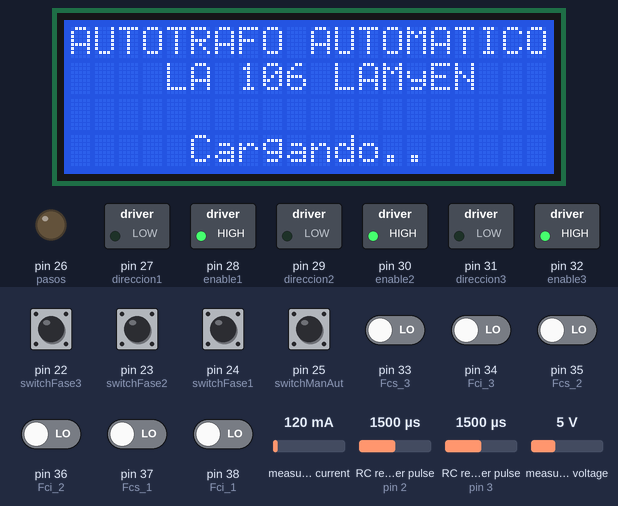
This sketch was run on a simulated Arduino Mega 2560, built with avr-gcc and run on an emulated ATmega2560. Shown: 20×4 character LCD, switched loads named in the sketch (green lamp = pin HIGH), output pins drawn as LEDs (lit = HIGH). Wiring (inferred from the names in the program): 2 × RC receiver channel: data pin 2 / data pin 3. Inputs (shaded band) come from the test bench; at power-on: pin 22 (switchFase3), pin 23 (switchFase2), pin 24 (switchFase1), pin 25 (switchManAut) HIGH, pin 33 (Fcs_3), pin 34 (Fci_3), pin 35 (Fcs_2), pin 36 (Fci_2), pin 37 (Fcs_1), pin 38 (Fci_1) LOW, measured current 120 mA, RC receiver pulse (sensors on pin 2, pin 3) 1500 µs, measured voltage 5 V. What the sketch prints to the serial monitor is not drawn.

Above: at 1.2 s.
At 7.5 s:
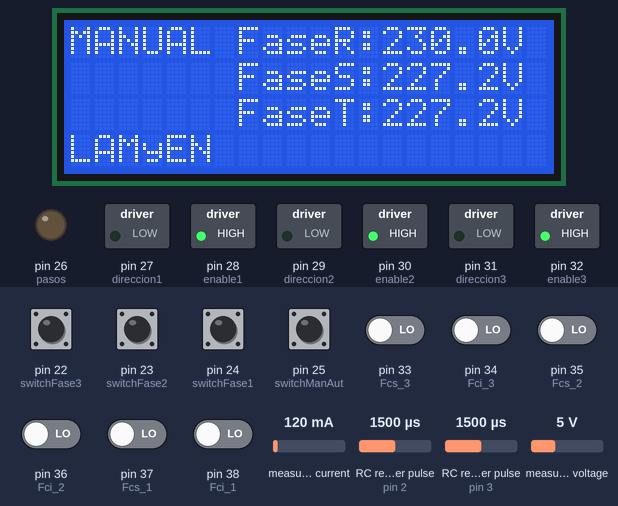
7.6 s: pin 25 (switchManAut) pulled LOW for 0.15 s
At 8.7 s:
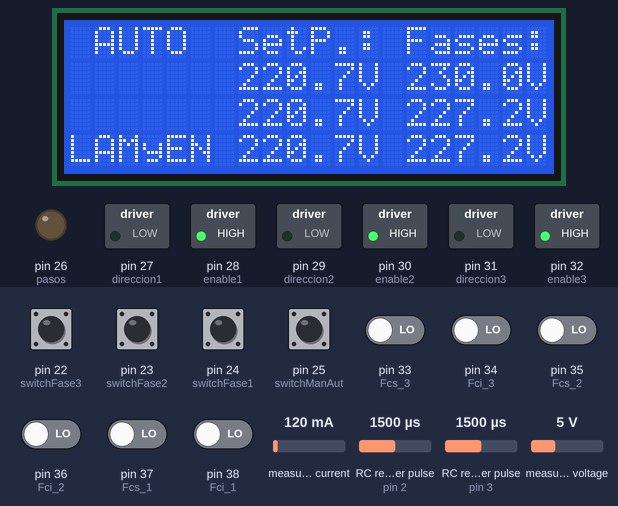
10.4 s: pin 33 (Fcs_3) driven HIGH
13.6 s: pin 34 (Fci_3) driven HIGH
At 15.7 s:
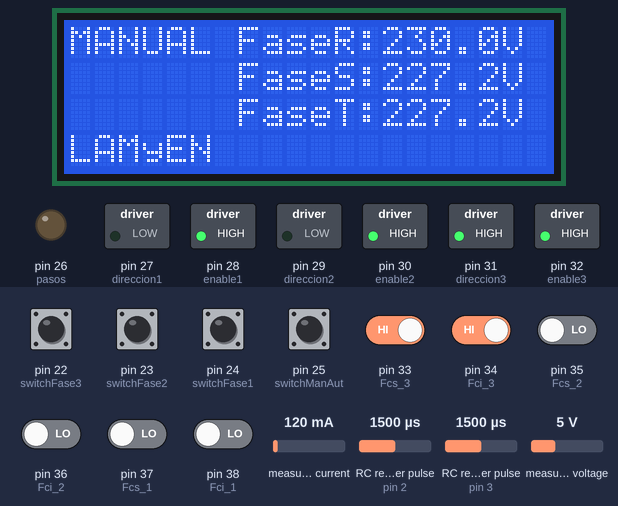
16.8 s: pin 35 (Fcs_2) driven HIGH
20.0 s: pin 25 (switchManAut) pulled LOW for 1 s
At 21.1 s:
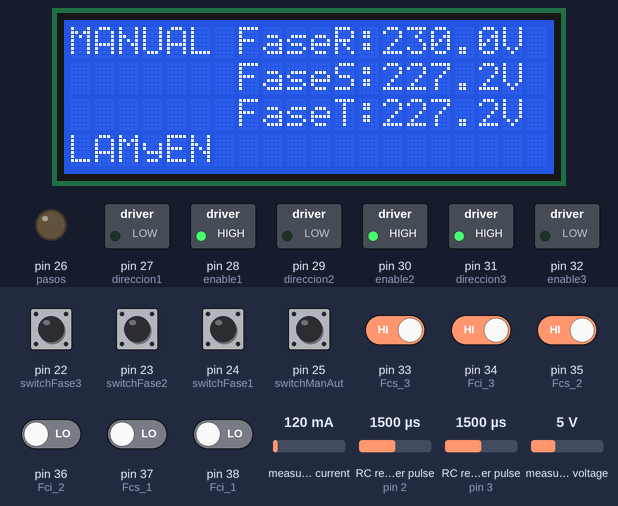
21.6 s: pin 36 (Fci_2) driven HIGH
At 24.2 s:
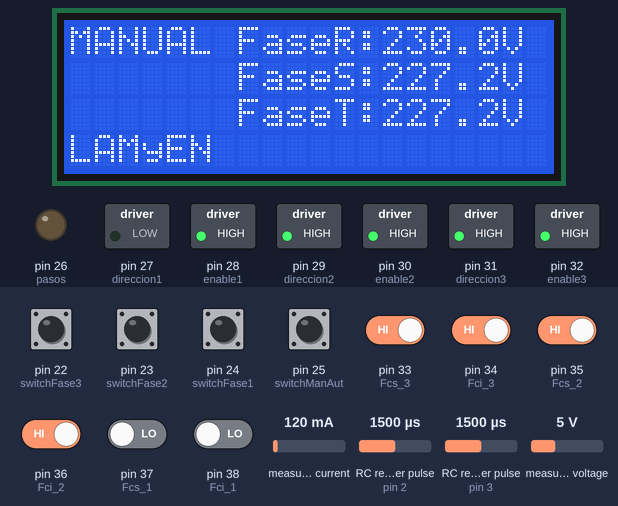
Timing chart, 0 to 37.8 s (numbered marks = the images above; inputs shaded):
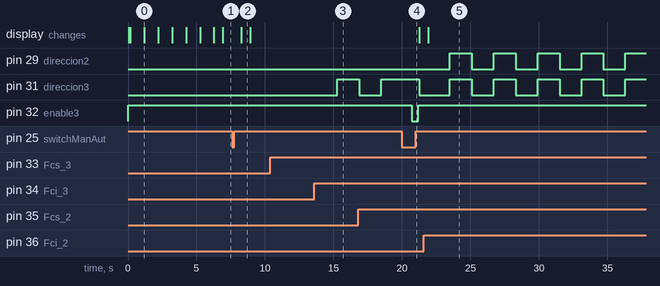

The sketch:

ATA_LAMyEN_WJV_LEC_Modo_Manual_1.0.ino
```cpp
#include <LiquidCrystal_I2C.h>
LiquidCrystal_I2C lcd(0x3F, 20, 4); //Direccion de LCD
#include <Wire.h>

#include "EmonLib.h"             // Include Emon Library
EnergyMonitor emon1;             // Create an instance 1
EnergyMonitor emon2;             // Create an instance 2
EnergyMonitor emon3;             // Create an instance 3


//----variables para sensor de tension-----

int i = 0;

float tenvals1 = 0.0;
float tenvals2 = 0.0;
float tenvals3 = 0.0;

float Vrms1 = 0.0;
float Vrms2 = 0.0;
float Vrms3 = 0.0;

//----------------------------------------

float LimSup1 , LimInf1, LimSup2 , LimInf2, LimSup3 , LimInf3;

float setPointFase1 = 220;
float setPointFase2 = 220;
float setPointFase3 = 220;
float Fase1, Fase2, Fase3;

int lectura1, lectura2, lectura3;

int switchFase1 = 24; //22; Se invirtió ya que no coinciden en el equipo R,S,T
int switchFase2 = 23;
int switchFase3 = 22; //24;

int switchManAut = 25;

int pasos = 26;

int direccion1 = 27;   // Motor  1
int enable1 = 28;

int direccion2 = 29;
int enable2 = 30;

int direccion3 = 31;
int enable3 = 32;

//--------------Finales de Carrera------

int Fcs_1 = 37;// 33 ; Se cambiaron de posición ya que no coincidían con los finales de carrera puestos
int Fci_1 = 38;// 34 ;

int Fcs_2 = 35;
int Fci_2 = 36;

int Fcs_3 = 33; //37;
int Fci_3 = 34; //38;

//----Configuraciones del encoder----

const int channelPinA = 2;
const int channelPinB = 3;

const int timeThreshold = 20;
long timeCounter = 0;

const int maxSteps = 255;
volatile int ISRCounter = 0;
volatile int ISRCounterM = 0;

int counter = 0 ;
int counter1 = 908; // Valores predeterminados para que de aproxi 220 V
int counter2 = 908;
int counter3 = 908;

int ISRCounterMPrev;
int ISRCounterPrev;

volatile bool IsCW = true ; //volatile int IsCW = 1;

//-------------------------------------
void leerEncoder();
void setPoint();
void leerTension();
void ajuste();
void cotrolManual();
void mostrarPantalla_A();
void mostrarPantalla_M();

//--------------------------------------------------//
//---------Tiempos no bloqueantes-------------------//
//------------------------------T_0
unsigned long previousMillis = 0;
const long interval = 1000 ;
//------------------------------T_1
unsigned long previousMillis1 = 0;
const long interval1 = 1000 ;
//------------------------------T_2
unsigned long previousMillis2 = 0;
const long interval2 = 1000 ;
//------------------------------T_3
unsigned long previousMillis3 = 0;
const long interval3 = 1000 ;
//------------------------------T_4
unsigned long previousMillis4 = 0;
const long interval4 = 1000 ;
//------------------------------T_5
unsigned long previousMillis5 = 0;
const long interval5 = 1000 ;
//------------------------------T_6
unsigned long previousMillis6 = 0;
const long interval6 = 500 ;


void setup() {
  //-------------Configuracion LCD-------------

  Wire.begin(); //configura el bus I2C estableciendo arduino como MASTER

  //----------------------------------------

  //----Configuracion de sensor de voltaje----

  emon1.voltage(2, 352 , 1.7);  // Voltage: input pin, calibration, phase_shift
  emon2.voltage(3, 352 , 1.7);  // Voltage: input pin, calibration, phase_shift
  emon3.voltage(4, 352 , 1.7);  // Voltage: input pin, calibration, phase_shift

  //------------------------------------------
  //----Configuracion Entradas/Salidas------

  pinMode(switchFase1, INPUT_PULLUP);
  pinMode(switchFase2, INPUT_PULLUP);
  pinMode(switchFase3, INPUT_PULLUP);

  pinMode(switchManAut, INPUT_PULLUP);

  pinMode(pasos, OUTPUT);

  pinMode(enable1, OUTPUT);
  pinMode(direccion1, OUTPUT);

  pinMode(enable2, OUTPUT);
  pinMode(direccion2, OUTPUT);

  pinMode(enable3, OUTPUT);
  pinMode(direccion3, OUTPUT);

  //----------------

  pinMode (Fcs_1, INPUT);
  pinMode (Fci_1, INPUT);

  pinMode (Fcs_2, INPUT);
  pinMode (Fci_2, INPUT);;

  pinMode (Fcs_3, INPUT);
  pinMode (Fci_3, INPUT);

  //----------------

  digitalWrite(enable1, HIGH); // LOW = ACTIVA
  digitalWrite(enable2, HIGH);
  digitalWrite(enable3, HIGH);

  //-----------------------------------

  //----Configuraciones del encoder----

  pinMode(channelPinA, INPUT_PULLUP);
  pinMode(channelPinB, INPUT_PULLUP);

  Serial.begin(9600);
  attachInterrupt(digitalPinToInterrupt(channelPinA), doEncodeA, CHANGE);
  attachInterrupt(digitalPinToInterrupt(channelPinB), doEncodeB, CHANGE);

  //----------------------------------

  //Iniciar Display
  lcd.clear();
  lcd.init();
  lcd.backlight();// Indicamos medidas de LC
  lcd.begin(20, 4);

  //Mensaje de Bienvenida
  lcd.setCursor(0, 0);
  lcd.print("AUTOTRAFO AUTOMATICO");
  lcd.setCursor(4, 1);
  lcd.print("LA 106 LAMyEN");

  lcd.setCursor(4, 3);
  lcd.print(" Cargando.");
  delay(1000);
  lcd.setCursor(4, 3);
  lcd.print(" Cargando..");
  delay(1000);
  lcd.setCursor(4, 3);
  lcd.print(" Cargando...");
  delay(1000);
  lcd.clear();

  lcd.setCursor(0, 0);
  lcd.print("AUTOTRAFO AUTOMATICO");
  lcd.setCursor(4, 1);
  lcd.print("LA 106 LAMyEN");

  lcd.setCursor(4, 3);
  lcd.print(" Cargando.");
  delay(1000);
  lcd.setCursor(4, 3);
  lcd.print(" Cargando..");
  delay(1000);
  lcd.setCursor(4, 3);
  lcd.print(" Cargando...");
  delay(1000);
  lcd.clear();
}

void loop() {

  if (counter != ISRCounter)
  {
    counter = ISRCounter;    // Ver si funciona el encoder
    Serial.println(counter2);
  }


  if (!digitalRead(switchManAut)) {

    unsigned long currentMillis = millis();

    // Gestionamos los Tiempos
    if ((unsigned long)(currentMillis - previousMillis) >= interval)    //----T_0
    {
      setPoint();
      previousMillis = millis();
    }
    if ((unsigned long)(currentMillis - previousMillis1) >= interval1)  //----T_1
    {
      leerTension();
      previousMillis1 = millis();
    }
    if ((unsigned long)(currentMillis - previousMillis2) >= interval2)  //----T_2
    {
      ajuste();
      previousMillis2 = millis();
    }
    if ((unsigned long)(currentMillis - previousMillis3) >= interval3)  //----T_3
    {
      mostrarPantalla_A();
      previousMillis3 = millis();
    }
  }

  else {

    unsigned long currentMillis = millis();

    // Gestionamos los Tiempos
    if ((unsigned long)(currentMillis - previousMillis4) >= interval4)  //----T_4
    {
      controlManual();
      previousMillis4 = millis();
    }
    if ((unsigned long)(currentMillis - previousMillis5) >= interval5)  //----T_5
    {
      leerTension();
      previousMillis5 = millis();
    }
    if ((unsigned long)(currentMillis - previousMillis6) >= interval6)  //----T_6
    {
      mostrarPantalla_M();
      previousMillis6 = millis();
    }

  }

}


void setPoint() {

  //----Codigo para leer el encoder------------------------------

  if (ISRCounter > ISRCounterPrev) {

    if (digitalRead(switchFase1) && counter1 < 1024) {
      counter1 = counter1 + 4;
      setPointFase1 = counter1 * 250.0 / 1024.0;      // Valor predeterminado
    }

    if (digitalRead(switchFase2) && counter2 < 1024) {
      counter2 = counter2 + 4;
      setPointFase2 = counter2 * 250.0 / 1024.0;
    }

    if (digitalRead(switchFase3) && counter3 < 1024) {
      counter3 = counter3 + 4;
      setPointFase3 = counter3 * 250.0 / 1024.0;
    }
    ISRCounterPrev = ISRCounter;
  }

  if (ISRCounter < ISRCounterPrev) {

    if (digitalRead(switchFase1) && counter1 > 0) {
      counter1 = counter1 - 4;
      setPointFase1 = counter1 * 250.0 / 1024.0;
    }

    if (digitalRead(switchFase2) && counter2 > 0) {
      counter2 = counter2 - 4;
      setPointFase2 = counter2 * 250.0 / 1024.0;
    }

    if (digitalRead(switchFase3) && counter3 > 0) {
      counter3 = counter3 - 4;
      setPointFase3 = counter3 * 250.0 / 1024.0;
    }

    ISRCounterPrev = ISRCounter;
  }


  //------------------------------------------------------------

}

void leerTension() {

  emon1.calcVI(20, 1000);        // Calculate all. No.of half wavelengths (crossings), time-out
  emon2.calcVI(20, 1000);        // Calculate all. No.of half wavelengths (crossings), time-out
  emon3.calcVI(20, 1000);        // Calculate all. No.of half wavelengths (crossings), time-out

  Vrms1 = (emon1.Vrms);
  Vrms2 = (emon2.Vrms);
  Vrms3 = (emon3.Vrms);


  Fase1 = Vrms1;
  Fase2 = Vrms2 * 0.988;
  Fase3 = Vrms3 * 0.988;

}

void ajuste() {

  //------ajuste fase 1------------

  LimSup1 = setPointFase1 * 1.004 ; // Limite Superior de seteo
  LimInf1 = setPointFase1 * 0.996 ; // Limite Inferior de seteo

  if ( (Fase1 < LimInf1) || (Fase1 > LimSup1) ) {
    if ( (Fase1 < LimInf1) && (Fase1 < 250) && (digitalRead(Fcs_1))) {
      digitalWrite(enable1, LOW); // Se cambio el estado según configuración del tb6560
      digitalWrite(direccion1, LOW);
      delay(500);

    }
    if ( (Fase1 > LimSup1) && (Fase1 > 0.0) && (digitalRead(Fci_1))) {
      digitalWrite(enable1, LOW);
      digitalWrite(direccion1, HIGH);
      delay(500);

    }

    digitalWrite(enable1, HIGH);

  }

  //-------------------------------

  //------ajuste fase 2------------

  LimSup2 = setPointFase2 * 1.004 ; // Limite Superior de seteo
  LimInf2 = setPointFase2 * 0.996 ; // Limite Inferior de seteo

  if ( (Fase2 < LimInf2) || (Fase2 > LimSup2)  ) {
    if ( (Fase2 < LimInf2) && (Fase2 < 250) && (digitalRead(Fcs_2)) ) {
      digitalWrite(enable2, LOW);
      digitalWrite(direccion2, LOW);
      delay(500);
    }

    if ( (Fase2 > LimSup2) && (Fase2 > 0.0) && (digitalRead(Fci_2)) ) {
      digitalWrite(enable2, LOW);
      digitalWrite(direccion2, HIGH);
      delay(500);
    }

    digitalWrite(enable2, HIGH);

  }

  //-------------------------------

  //------ajuste fase 3------------

  LimSup3 = setPointFase3 * 1.004 ; // Limite Superior de seteo
  LimInf3 = setPointFase3 * 0.996 ; // Limite Inferior de seteo

  if ( (Fase3 < LimInf3) || (Fase3 > LimSup3)  ) {
    if ( (Fase3 < LimInf3) && (Fase3 < 250) && (digitalRead(Fcs_3)) ) {
      digitalWrite(enable3, LOW);
      digitalWrite(direccion3, LOW);
      delay(500);

    }
    if ( (Fase3 > LimSup3) && (Fase3 > 0.0) && (digitalRead(Fci_3)) ) {
      digitalWrite(enable3, LOW);
      digitalWrite(direccion3, HIGH);
      delay(500);

    }

    digitalWrite(enable3, HIGH);

  }

  //------------------------------------

}

//************************************
//******MODIFICACIONES!! <<<<<<-----------
//************************************

// 1.0 ----->> Delay en tiempo 1 (Casi nulo)

void controlManual() {

  //----Codigo para leer el encoder------------------------------

  //-------------------------------------------------------------

  if (ISRCounterM != ISRCounterMPrev) {

    if (IsCW == true) {

      //-------control fase 1 sentido horario--------

      if (digitalRead(switchFase1) && digitalRead(Fcs_1)) {

        digitalWrite(enable1, LOW);  // LOW = ACTIVA
        digitalWrite(direccion1, LOW);// LOW = sube
        delay(1);
      }

      //---------------------------------------------

      //-------control fase 2 sentido horario--------

      if (digitalRead(switchFase2) && digitalRead(Fcs_2)) {

        digitalWrite(enable2, LOW);
        digitalWrite(direccion2, LOW);
        delay(1);

      }

      //---------------------------------------------

      //-------control fase 3 sentido horario--------

      if (digitalRead(switchFase3) && digitalRead(Fcs_3)) {

        digitalWrite(enable3, LOW);
        digitalWrite(direccion3, LOW);
        delay(1);
      }

      //---------------------------------------------
    }

    else {

      //-----control fase 1 sentido antihorario------

      if (digitalRead(switchFase1) && digitalRead(Fci_1)) {

        digitalWrite(enable1, LOW);
        digitalWrite(direccion1, HIGH);
        delay(1);
      }

      //---------------------------------------------

      //-----control fase 2 sentido antihorario------

      if (digitalRead(switchFase2) && digitalRead(Fci_2)) {

        digitalWrite(enable2, LOW);
        digitalWrite(direccion2, HIGH);
        delay(1);
      }

      //---------------------------------------------

      //-----control fase 3 sentido antihorario------

      if (digitalRead(switchFase3) && digitalRead(Fci_3)) {

        digitalWrite(enable3, LOW);
        digitalWrite(direccion3, HIGH);
        delay(1);
      }

    }

    digitalWrite(enable1, HIGH);
    digitalWrite(enable2, HIGH);
    digitalWrite(enable3, HIGH);

  }
  ISRCounterMPrev = ISRCounterM;
}

void mostrarPantalla_A() {

  lcd.clear();
  lcd.setCursor(0, 0);
  lcd.print(" AUTO ");
  //  lcd.setCursor(0, 1);
  //  lcd.print("MATICO");
  lcd.setCursor(0, 3);
  lcd.print("LAMyEN");

  lcd.setCursor(7, 0);
  lcd.print("SetP.:");
  lcd.setCursor(7, 1);
  lcd.print(setPointFase1,1); // Se le asignó una sola decimal al valor
  lcd.print("V");
  lcd.setCursor(7, 2);
  lcd.print(setPointFase2,1);
  lcd.print("V");
  lcd.setCursor(7, 3);
  lcd.print(setPointFase3,1);
  lcd.print("V");

  lcd.setCursor(14, 0);
  lcd.print("Fases:");
  lcd.setCursor(14, 1);
  lcd.print(Fase1,1);
  lcd.print("V");
  lcd.setCursor(14, 2);
  lcd.print(Fase2,1);
  lcd.print("V");
  lcd.setCursor(14, 3);
  lcd.print(Fase3,1);
  lcd.print("V");


}

void mostrarPantalla_M() {

  lcd.clear();
  lcd.setCursor(0, 0);
  lcd.print("MANUAL");
  lcd.setCursor(0, 3);
  lcd.print("LAMyEN");

  lcd.setCursor(7, 0);
  lcd.print("FaseR:");
  lcd.print(Fase1,1);
  lcd.print("V");
  lcd.setCursor(7, 1);
  lcd.print("FaseS:");
  lcd.print(Fase2,1);
  lcd.print("V");
  lcd.setCursor(7, 2);
  lcd.print("FaseT:");
  lcd.print(Fase3,1);
  lcd.print("V");

}


void doEncodeA()
{
  if (millis() > timeCounter + timeThreshold)
  {
    if (digitalRead(channelPinA) == digitalRead(channelPinB))
    {
      IsCW = true;
      ISRCounter++;
      ISRCounterM++;
    }
    else
    {
      IsCW = false;
      ISRCounter--;
      ISRCounterM--;
    }
    timeCounter = millis();
  }
}

void doEncodeB()
{
  if (millis() > timeCounter + timeThreshold)
  {
    if (digitalRead(channelPinA) != digitalRead(channelPinB))
    {
      IsCW = true;
      ISRCounter++;
      ISRCounterM++;
    }
    else
    {
      IsCW = false;
      ISRCounter--;
      ISRCounterM--;
    }
    timeCounter = millis();
  }
}
```

Measured:
- after the input at 7.6 s, the display: changes after 0.67 s (image 2)
- after the input at 13.6 s, pin 31 (direccion3): LOW → HIGH after 1.7 s
- after the input at 20.0 s, pin 31 (direccion3): HIGH → LOW after 1.3 s instead of 0.11 s; pin 32 (enable3): HIGH → LOW after 0.71 s, → HIGH 0.50 s later
- after the input at 21.6 s, pin 29 (direccion2): alternates HIGH for 1.6 s and LOW for 1.6 s, 9 changes in all, then stays HIGH, starting after 1.9 s
- what the display in image 2 shows lasts 0.6 s, from 8.3 s to 8.9 s
